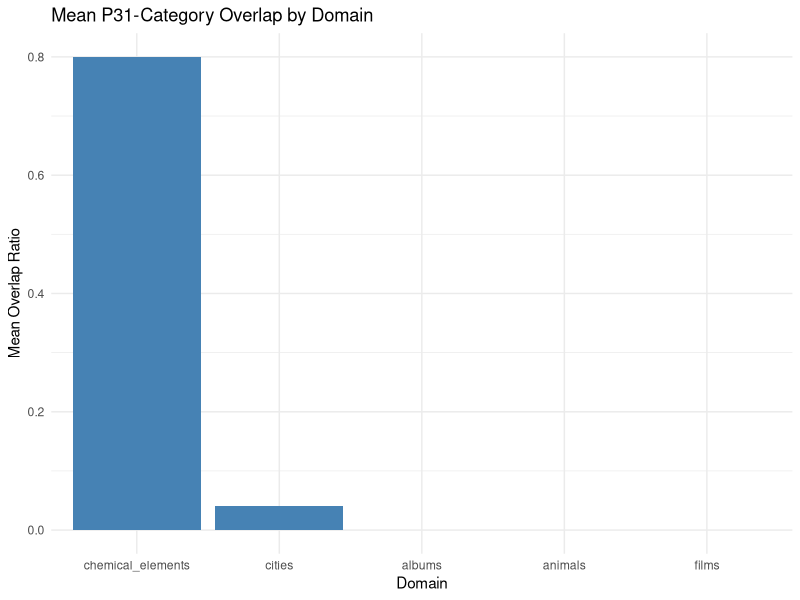
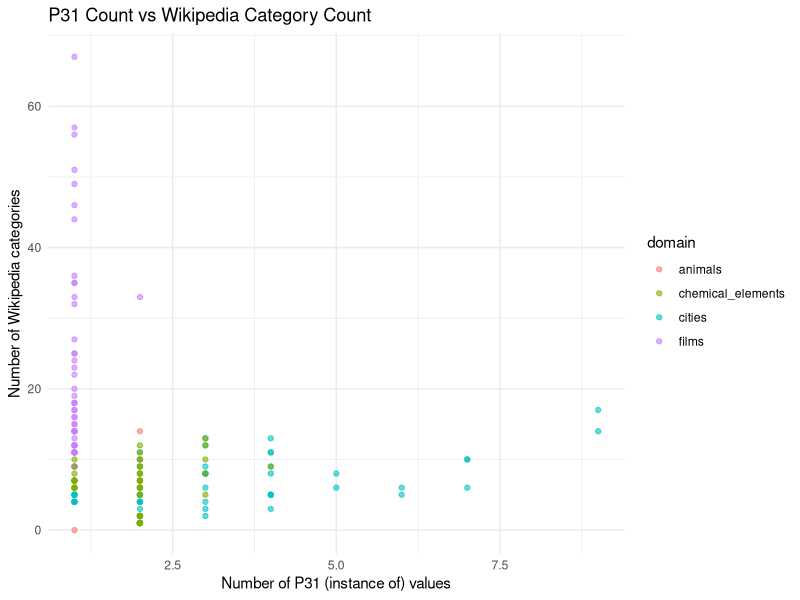
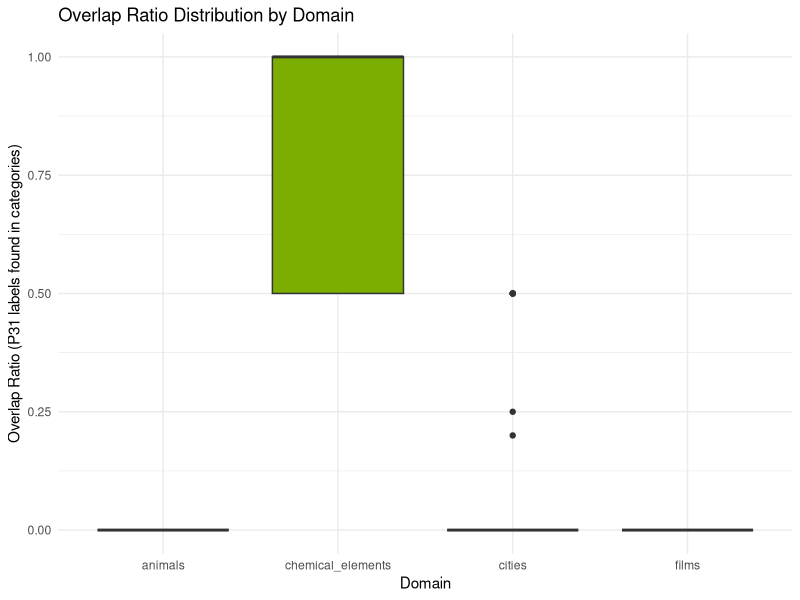

Recreate these plots in R, in order.
## ---- chunk 1
library(ggplot2)

summary <- read.csv("../data/processed/domain_summary.csv")

ggplot(summary, aes(x = reorder(domain, -mean_overlap_ratio), y = mean_overlap_ratio)) +
  geom_col(fill = "steelblue") +
  labs(
    title = "Mean P31-Category Overlap by Domain",
    x = "Domain",
    y = "Mean Overlap Ratio"
  ) +
  theme_minimal()
## ---- chunk 2
df <- read.csv("../data/processed/ontology_comparison.csv")

ggplot(df, aes(x = p31_count, y = category_count, color = domain)) +
  geom_point(alpha = 0.6) +
  labs(
    title = "P31 Count vs Wikipedia Category Count",
    x = "Number of P31 (instance of) values",
    y = "Number of Wikipedia categories"
  ) +
  theme_minimal()
## ---- chunk 3
ggplot(df, aes(x = domain, y = overlap_ratio, fill = domain)) +
  geom_boxplot() +
  labs(
    title = "Overlap Ratio Distribution by Domain",
    x = "Domain",
    y = "Overlap Ratio (P31 labels found in categories)"
  ) +
  theme_minimal() +
  theme(legend.position = "none")
